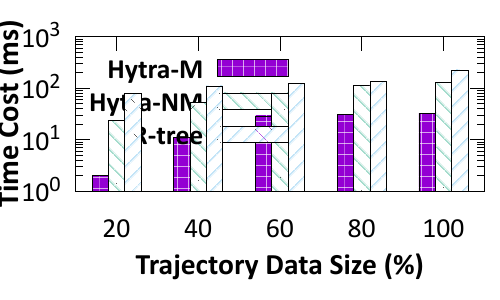

This chart was generated by the following gnuplot code:

set term postscript enhanced eps 32
set output "historical_range_data_scale_nyc.eps"
set style data histogram

set tmargin 1
set rmargin 1
set lmargin 5
set bmargin 3

set xrange [-0.5:4.5]
set yrange [1:1000]  noreverse nowriteback

# set title "NYC" font 'Calibri, 30' offset 0,-0.7,0

#set xtics font 'Calibri-Bold, 35' scale 0 offset 0, 0 ("Argoverse" 2.5)
set ytics font 'Calibri, 30'

set xtics font 'Calibri, 30' ( "20"  0, "40" 1, "60" 2, "80" 3, "100" 4)

set xlabel offset 0, 0.5 "Trajectory Data Size (%)" font  'Calibri, 33'

#set xlabel "topK"  font  'Calibri-Bold,26' 
set ylabel offset 1.4, 0 "Time Cost (ms)"   font  'Calibri,33' 
set logscale y
set format y "10^{%L}"
set key top left horizontal font  'Calibri,30' spacing 1 maxrow 1

set style data histogram
set style fill pattern 3 border -1

set size 1.2, 1.1

set datafile missing '-'

plot 'historical_range_data_scale_nyc.dat' using 2 title columnheader (1),  'historical_range_data_scale_nyc.dat' using 3  title columnheader (2), 'historical_range_data_scale_nyc.dat' using 4 title columnheader (3)
set output